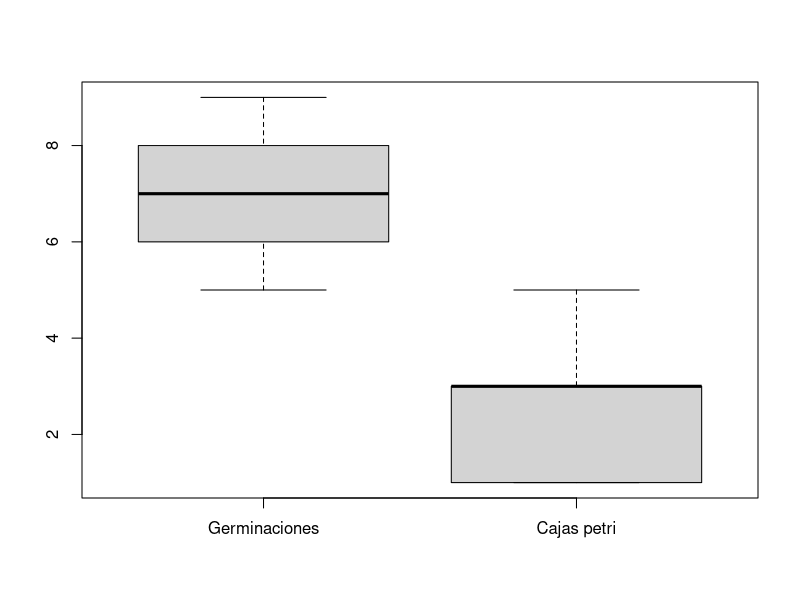
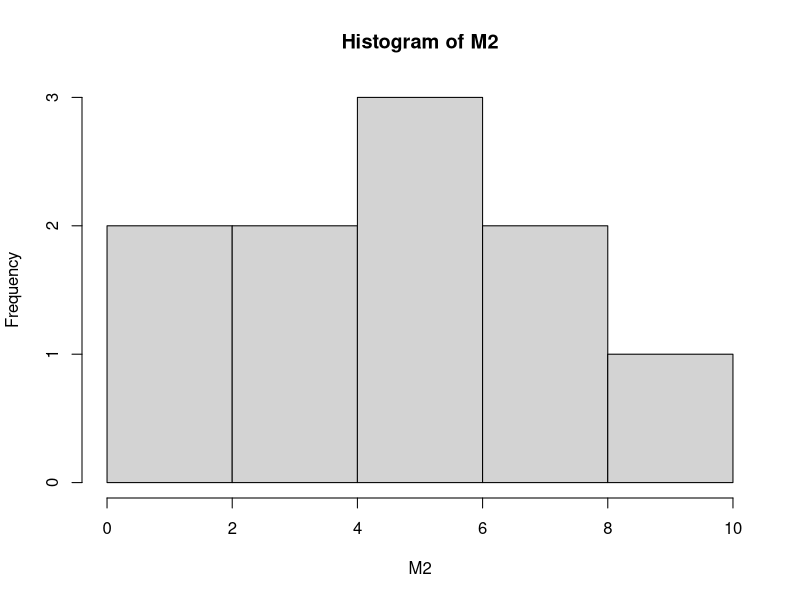

Generate these figures, in order, with R:
#Adriana Kareny Garcia Ledezma
# 29/08/2022
# Tarea 3


# Problema 1 --------------------------------------------------------------

M1 <- matrix(c(1,6,1,2,4,3,3,1,4,4,3,2),3,4)
rownames(M1) <- c("i","xi","yi")
M1

i <- seq(1,4,1)
x <- c(6,4,1,3)
y <- c(1,3,4,2)

xi <- sum(x)
xiyi <- sum(x)*sum(y)


Pxi <- prod(x)
Pxiyi <- prod(x)*prod(y)
Pxiyi2 <- (prod(x)^2)*(prod(y)^0.5)


# Problema 2 --------------------------------------------------------------

Grupo_A <- c(80,90,90,100)
Grupo_A
Grupo_B <- c(60, 65, 65, 70, 70, 70, 75, 75, 80, 80, 80, 80, 80, 85, 100)
A_M <- mean(Grupo_A)
A_M
B_M <- mean(Grupo_B)
B_M

# a) Grupo A,debido a que es un grupo pequeÃ±o con altas alturas
# b) Grupo A, si coincide con mi primera impresiÃ³n 


# Problema 3 --------------------------------------------------------------

examenes_presentados <- c(87,72,85)
S_Ex <- sum(examenes_presentados)# suma de los examenes presentados
puntos_80 <- 4*80#puntos necesarios para tener una media 80
Calificacion_4 <- puntos_80 - S_Ex#calificacion que debe de obtener para el 4 ex.
Calificacion_4

#Jose debera obtener un de 76 calificacion parea tener una media de 80

Ex4 <- c(87,72,85,76)
mean(Ex4)


# Problema 4 --------------------------------------------------------------
#Respuesta correcta b)Hay un total de 110 niños en la ciudad.

# Problema 5 --------------------------------------------------------------

M2 <- matrix(c(5,6,7,8,9,1,3,5,3,1),5,2)
colnames(M2) <- c("Germinaciones","Cajas petri")
M2

#a) ¿Que tipo de gráfico podrías usar para visualizar estos datos?

boxplot(M2)# grafica de Caja y bigotes

hist(M2)#histograma

stem(M2)#grafico de tallo y hoja

#b) ¿Cual es la media? Muestre su trabajo o código, o explique cómo obtuvo su respuesta.
mean(M2)
#c) ¿Cual es la mediana? Muestre su trabajo o código, o explique cómo obtuvo su respuesta
median(M2)

# Problema 6 --------------------------------------------------------------

set <- c(2, 2, 3, 6, 10)

#a) Calcule la moda, la mediana y la media.
mean(set) #media
median(set)#mediana
#moda
  uniqv1 <- unique(set)
  uniqv1[which.max(tabulate(match(set, uniqv1)))]
  
#b) Suma 5 a cada uno de los valores de los datos. Calcule la moda, la mediana y la media.
set5 <- set+5
mean(set5) #media
median(set5)#mediana
#moda
uniqv2 <- unique(set5)
uniqv2[which.max(tabulate(match(set5, uniqv2)))]

#c) Compare los resultados de las partes (a) y (b). En general, ¿cómo crees quela moda, la
#mediana y la media se ven afectadas cuando se agrega la misma constante a cada valor
#de datos en un conjunto?
M3 <- matrix(NaN,3,2)
M3[,1] <- c(mean(set),median(set),uniqv1[which.max(tabulate(match(set, uniqv1)))])
M3[,2] <- c(mean(set5),median(set5),uniqv2[which.max(tabulate(match(set5, uniqv2)))])
M3
#RESPUESTA =Al hagregar una constante la cual interactua en todas, muestra un cambio equivalente en la media,mediana y moda.

#d) Multiplique cada valor de los datos por 5. Calcule la moda, la mediana y la media.
set_M5 <- set*5
uniqv3 <- unique(set_M5)
#moda
uniqv3[which.max(tabulate(match(set_M5, uniqv3)))]
median(set_M5)#mediana
mean(set_M5) #media

#e) Compare los resultados de las partes (a) y (d). En general, ¿cómo crees que la moda,
#La mediana y la media se ven afectadas cuando cada valor de datos en un conjunto se
#multiplica por la misma constante?

Me <- matrix(NaN,3,2)
Me[,1] <- c(mean(set),median(set),uniqv1[which.max(tabulate(match(set, uniqv1)))])
Me[,2] <- c(mean(set_M5 ),median(set_M5 ),uniqv3[which.max(tabulate(match(set_M5, uniqv3)))])
Me
#RESPUESTA= Las variables muestran un comportamiento igualitario a la modificacion que se le aplico.

# problema 7 --------------------------------------------------------------

digitos <- c(0, 1, 2, 3, 4, 5, 6, 7, 8, 9)

#a) Enumere cinco dígitos que tengan una mediana de 7 y una media de 7 (se permiten repeticiones).
#Encontrar un conjunto diferente de 5 dígitos que tambien funcionen.

D1 <-c(9,4,7,8,7) #Conjunto de digitos 1
median(D1)#mediana
mean(D1) #media

D2 <-c(4,9,9,6,7) #Conjunto de digitos 2
median(D2)#mediana
mean(D2) #media

#b) Enumere cinco dígitos que tengan una mediana de 7 y una media inferior a 7 (se
#permiten repeticiones). Da la media de tus 5 dígitos. Encuentra un conjunto diferentede 5 dígitos que funcione.

d1 <-c(1,1,7,7,9) #Conjunto de digito 1
median(d1)#mediana
mean(d1) #media


d2 <-c(1,8,9,5,7) #Conjunto de digito 2
median(d2)#mediana
mean(d2) #media

